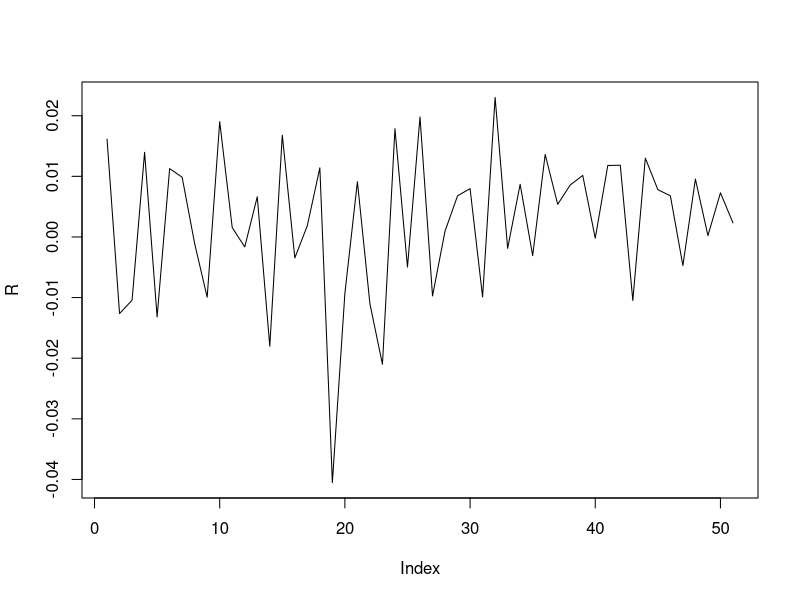
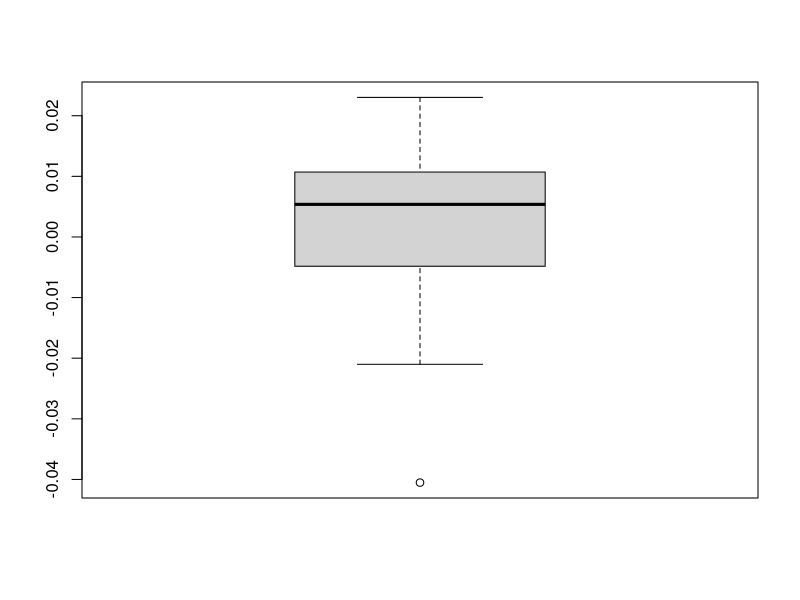
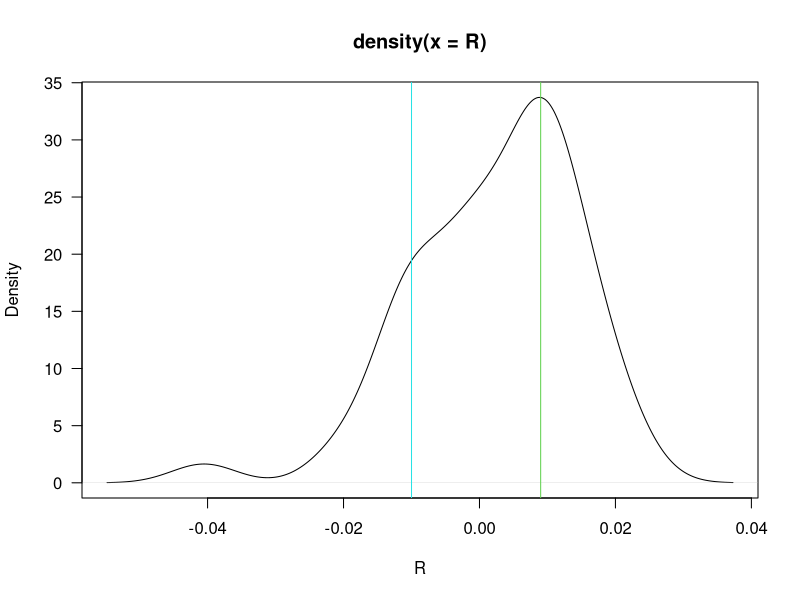
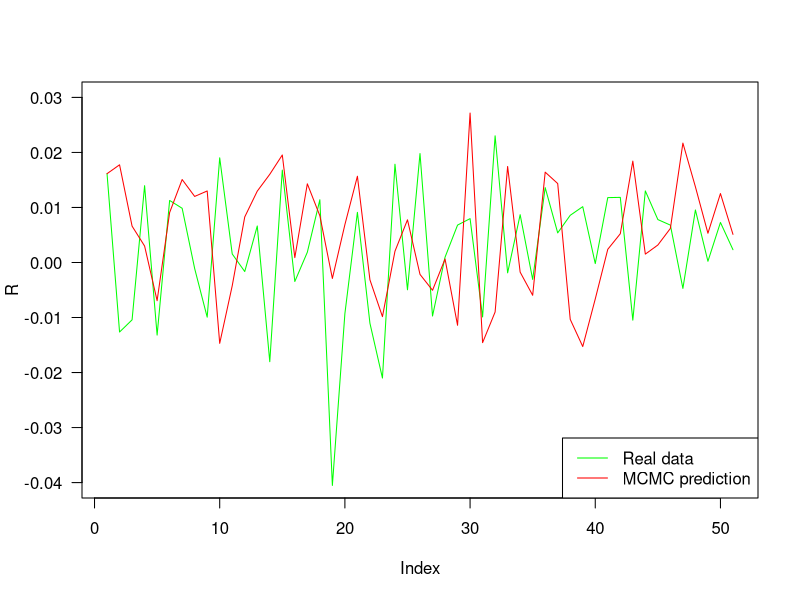
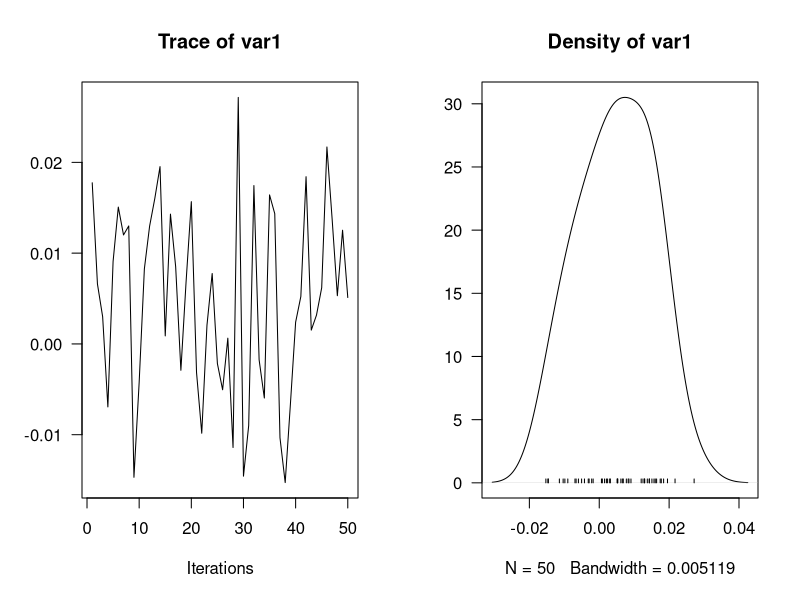

These figures' R source, in order:
## ---- chunk 1
knitr::opts_chunk$set(echo = F)
library(coda)

## ---- chunk 2

setwd("~/Desktop/STAT-S 426/STAT-S426-Project")
SP500 <- read.csv("Data.txt",header = F)
R = c()
for (i in 2:nrow(SP500)){
  R = c(R, log(SP500$V2[i]/SP500$V2[i-1]))
}

## ---- chunk 3
plot(R,type = 'l')
boxplot(R)
summary(R)

plot(density(R),las = 1, xlab = 'R')
abline(v=0.009, col = 3)
abline(v= -0.01, col = 5)

length(subset(R, R > 0.011))
length(subset(R, R > 0.003 & R < 0.011))

length(subset(R, R > -0.008 & R < 0.003))
length(subset(R, R < -0.008))
## ---- chunk 4
# K = # of mixture normal models 
# T = total # of days
# pi = proportion of each normal model
# mu = mean of each normal
# theta = variance of each normal
# v_t ~ Uniform[0,1]
# Gt = k -> which normal model

mu = c(0.009, 0)
s2 = c(0.0001, 0.0001)
p = c(0.6, 0.4)
K = 2 # the number of mixed normal models

## ---- chunk 5

th = R[1] # the first day of R
THD.MCMC <- NULL
S <- length(R) - 1

for(s in 1:S) {
  pz.unnorm <- p*dnorm(th, mu, sqrt(s2))
  z <- sample(1:K ,1, prob=pz.unnorm) 
    # Note that the sample() function in R normalizes the weights in pz.unnorm. 
    # Otherwise we would have to do it by hand.
  th <- rnorm(1, mu[z], sqrt(s2[z]))
  THD.MCMC <- rbind(THD.MCMC, c(th,z))
}



## ---- chunk 6

plot(R, type = 'l', las = 1, ylab = 'R', col = 'green', ylim = c(-0.04,0.03))

lines(c(R[1],THD.MCMC[,1]), type = 'l', col = 'red')

legend('bottomright',legend = c("Real data", 'MCMC prediction'), lty = c(1,1), col = c('green','red'))

(error = 1/S*sum((R[-1]-THD.MCMC[,1])^2))
## ---- chunk 7
effectiveSize(THD.MCMC[,1])

thd.mcmc <- mcmc(THD.MCMC[,1])
summary(thd.mcmc)
plot(thd.mcmc, las = 1)
